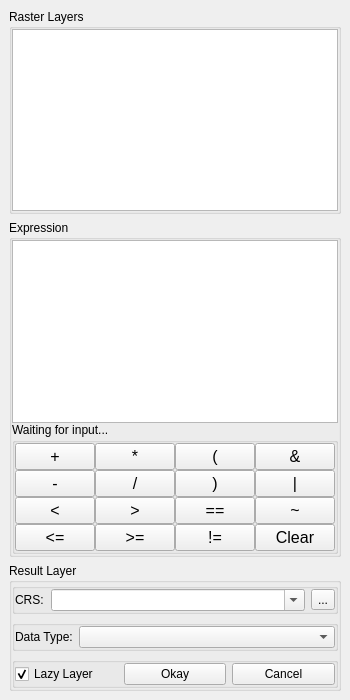
<?xml version="1.0" encoding="UTF-8"?>
<ui version="4.0">
 <class>LazyRasterCalculatorDockWidgetBase</class>
 <widget class="QDockWidget" name="LazyRasterCalculatorDockWidgetBase">
  <property name="geometry">
   <rect>
    <x>0</x>
    <y>0</y>
    <width>350</width>
    <height>700</height>
   </rect>
  </property>
  <property name="sizePolicy">
   <sizepolicy hsizetype="Fixed" vsizetype="Fixed">
    <horstretch>0</horstretch>
    <verstretch>0</verstretch>
   </sizepolicy>
  </property>
  <property name="minimumSize">
   <size>
    <width>313</width>
    <height>528</height>
   </size>
  </property>
  <property name="maximumSize">
   <size>
    <width>500</width>
    <height>700</height>
   </size>
  </property>
  <property name="windowTitle">
   <string>Lazy Raster Calculator</string>
  </property>
  <widget class="QWidget" name="dockWidgetContents">
   <layout class="QGridLayout" name="gridLayout">
    <item row="0" column="0">
     <widget class="QGroupBox" name="groupBox">
      <property name="sizePolicy">
       <sizepolicy hsizetype="Expanding" vsizetype="Expanding">
        <horstretch>0</horstretch>
        <verstretch>0</verstretch>
       </sizepolicy>
      </property>
      <property name="title">
       <string>Raster Layers</string>
      </property>
      <layout class="QVBoxLayout" name="verticalLayout">
       <property name="spacing">
        <number>0</number>
       </property>
       <property name="leftMargin">
        <number>0</number>
       </property>
       <property name="topMargin">
        <number>0</number>
       </property>
       <property name="rightMargin">
        <number>0</number>
       </property>
       <property name="bottomMargin">
        <number>0</number>
       </property>
       <item>
        <widget class="QListWidget" name="rasterLayerListWidget"/>
       </item>
      </layout>
     </widget>
    </item>
    <item row="1" column="0">
     <widget class="QGroupBox" name="groupBox_2">
      <property name="sizePolicy">
       <sizepolicy hsizetype="Expanding" vsizetype="Preferred">
        <horstretch>0</horstretch>
        <verstretch>0</verstretch>
       </sizepolicy>
      </property>
      <property name="title">
       <string>Expression</string>
      </property>
      <layout class="QVBoxLayout" name="verticalLayout_2">
       <property name="spacing">
        <number>0</number>
       </property>
       <property name="leftMargin">
        <number>0</number>
       </property>
       <property name="topMargin">
        <number>0</number>
       </property>
       <property name="rightMargin">
        <number>0</number>
       </property>
       <property name="bottomMargin">
        <number>0</number>
       </property>
       <item>
        <widget class="QTextEdit" name="expressionBox">
         <property name="minimumSize">
          <size>
           <width>0</width>
           <height>60</height>
          </size>
         </property>
        </widget>
       </item>
       <item>
        <widget class="QLabel" name="expressionStatusLabel">
         <property name="text">
          <string>Waiting for input...</string>
         </property>
        </widget>
       </item>
       <item>
        <widget class="QGroupBox" name="groupBox_4">
         <property name="sizePolicy">
          <sizepolicy hsizetype="Expanding" vsizetype="Fixed">
           <horstretch>0</horstretch>
           <verstretch>0</verstretch>
          </sizepolicy>
         </property>
         <property name="maximumSize">
          <size>
           <width>500</width>
           <height>16777215</height>
          </size>
         </property>
         <property name="font">
          <font>
           <pointsize>12</pointsize>
          </font>
         </property>
         <property name="title">
          <string/>
         </property>
         <layout class="QGridLayout" name="gridLayout_3">
          <property name="leftMargin">
           <number>0</number>
          </property>
          <property name="topMargin">
           <number>0</number>
          </property>
          <property name="rightMargin">
           <number>0</number>
          </property>
          <property name="bottomMargin">
           <number>0</number>
          </property>
          <property name="spacing">
           <number>0</number>
          </property>
          <item row="3" column="1">
           <widget class="QPushButton" name="gtButton">
            <property name="text">
             <string>&gt;</string>
            </property>
           </widget>
          </item>
          <item row="0" column="1">
           <widget class="QPushButton" name="multiplyButton">
            <property name="text">
             <string>*</string>
            </property>
           </widget>
          </item>
          <item row="0" column="0">
           <widget class="QPushButton" name="plusButton">
            <property name="text">
             <string>+</string>
            </property>
           </widget>
          </item>
          <item row="2" column="1">
           <widget class="QPushButton" name="divideButton">
            <property name="text">
             <string>/</string>
            </property>
           </widget>
          </item>
          <item row="2" column="2">
           <widget class="QPushButton" name="closeParenButton">
            <property name="text">
             <string>)</string>
            </property>
           </widget>
          </item>
          <item row="5" column="1">
           <widget class="QPushButton" name="gtEqButton">
            <property name="text">
             <string>&gt;=</string>
            </property>
           </widget>
          </item>
          <item row="2" column="0">
           <widget class="QPushButton" name="minusButton">
            <property name="minimumSize">
             <size>
              <width>0</width>
              <height>0</height>
             </size>
            </property>
            <property name="text">
             <string>-</string>
            </property>
           </widget>
          </item>
          <item row="0" column="3">
           <widget class="QPushButton" name="andButton">
            <property name="text">
             <string>&amp;&amp;</string>
            </property>
           </widget>
          </item>
          <item row="3" column="2">
           <widget class="QPushButton" name="equalButton">
            <property name="text">
             <string>==</string>
            </property>
           </widget>
          </item>
          <item row="3" column="0">
           <widget class="QPushButton" name="ltButton">
            <property name="text">
             <string>&lt;</string>
            </property>
           </widget>
          </item>
          <item row="3" column="3">
           <widget class="QPushButton" name="notButton">
            <property name="text">
             <string>~</string>
            </property>
           </widget>
          </item>
          <item row="2" column="3">
           <widget class="QPushButton" name="orButton">
            <property name="text">
             <string>|</string>
            </property>
           </widget>
          </item>
          <item row="5" column="0">
           <widget class="QPushButton" name="ltEqButton">
            <property name="text">
             <string>&lt;=</string>
            </property>
           </widget>
          </item>
          <item row="5" column="2">
           <widget class="QPushButton" name="notEqButton">
            <property name="text">
             <string>!=</string>
            </property>
           </widget>
          </item>
          <item row="5" column="3">
           <widget class="QPushButton" name="clearButton">
            <property name="minimumSize">
             <size>
              <width>43</width>
              <height>0</height>
             </size>
            </property>
            <property name="text">
             <string>Clear</string>
            </property>
           </widget>
          </item>
          <item row="0" column="2">
           <widget class="QPushButton" name="openParenButton">
            <property name="text">
             <string>(</string>
            </property>
           </widget>
          </item>
         </layout>
        </widget>
       </item>
      </layout>
     </widget>
    </item>
    <item row="2" column="0">
     <widget class="QGroupBox" name="groupBox_3">
      <property name="sizePolicy">
       <sizepolicy hsizetype="Expanding" vsizetype="Expanding">
        <horstretch>0</horstretch>
        <verstretch>0</verstretch>
       </sizepolicy>
      </property>
      <property name="title">
       <string>Result Layer</string>
      </property>
      <layout class="QGridLayout" name="gridLayout_7">
       <property name="leftMargin">
        <number>0</number>
       </property>
       <property name="topMargin">
        <number>0</number>
       </property>
       <property name="rightMargin">
        <number>0</number>
       </property>
       <property name="bottomMargin">
        <number>0</number>
       </property>
       <property name="horizontalSpacing">
        <number>0</number>
       </property>
       <property name="verticalSpacing">
        <number>-1</number>
       </property>
       <item row="0" column="0">
        <widget class="QGroupBox" name="groupBox_5">
         <property name="title">
          <string/>
         </property>
         <layout class="QGridLayout" name="gridLayout_2">
          <property name="leftMargin">
           <number>0</number>
          </property>
          <property name="topMargin">
           <number>0</number>
          </property>
          <property name="rightMargin">
           <number>0</number>
          </property>
          <property name="bottomMargin">
           <number>0</number>
          </property>
          <property name="verticalSpacing">
           <number>0</number>
          </property>
          <item row="0" column="0">
           <widget class="QLabel" name="label">
            <property name="maximumSize">
             <size>
              <width>30</width>
              <height>16777215</height>
             </size>
            </property>
            <property name="text">
             <string>CRS:</string>
            </property>
           </widget>
          </item>
          <item row="0" column="1">
           <widget class="QComboBox" name="crsComboBox">
            <property name="editable">
             <bool>true</bool>
            </property>
            <property name="frame">
             <bool>true</bool>
            </property>
           </widget>
          </item>
          <item row="0" column="2">
           <widget class="QToolButton" name="crsSelectButton">
            <property name="text">
             <string>...</string>
            </property>
           </widget>
          </item>
         </layout>
        </widget>
       </item>
       <item row="1" column="0">
        <widget class="QGroupBox" name="groupBox_7">
         <property name="title">
          <string/>
         </property>
         <layout class="QGridLayout" name="gridLayout_5">
          <property name="leftMargin">
           <number>0</number>
          </property>
          <property name="topMargin">
           <number>0</number>
          </property>
          <property name="rightMargin">
           <number>0</number>
          </property>
          <property name="bottomMargin">
           <number>0</number>
          </property>
          <item row="0" column="0">
           <widget class="QLabel" name="label_2">
            <property name="sizePolicy">
             <sizepolicy hsizetype="Fixed" vsizetype="Preferred">
              <horstretch>0</horstretch>
              <verstretch>0</verstretch>
             </sizepolicy>
            </property>
            <property name="text">
             <string>Data Type:</string>
            </property>
           </widget>
          </item>
          <item row="0" column="1">
           <widget class="QComboBox" name="dtypeComboBox">
            <property name="editable">
             <bool>false</bool>
            </property>
           </widget>
          </item>
         </layout>
        </widget>
       </item>
       <item row="2" column="0">
        <widget class="QGroupBox" name="groupBox_8">
         <property name="title">
          <string/>
         </property>
         <layout class="QGridLayout" name="gridLayout_4">
          <property name="leftMargin">
           <number>0</number>
          </property>
          <property name="topMargin">
           <number>0</number>
          </property>
          <property name="rightMargin">
           <number>0</number>
          </property>
          <property name="bottomMargin">
           <number>0</number>
          </property>
          <item row="0" column="0">
           <widget class="QCheckBox" name="lazyCheckBox">
            <property name="text">
             <string>Lazy Layer</string>
            </property>
            <property name="checked">
             <bool>true</bool>
            </property>
           </widget>
          </item>
          <item row="0" column="3">
           <widget class="QPushButton" name="cancelButton">
            <property name="text">
             <string>Cancel</string>
            </property>
           </widget>
          </item>
          <item row="0" column="1">
           <widget class="QPushButton" name="okButton">
            <property name="text">
             <string>Okay</string>
            </property>
           </widget>
          </item>
         </layout>
        </widget>
       </item>
      </layout>
     </widget>
    </item>
   </layout>
  </widget>
 </widget>
 <resources/>
 <connections/>
</ui>
